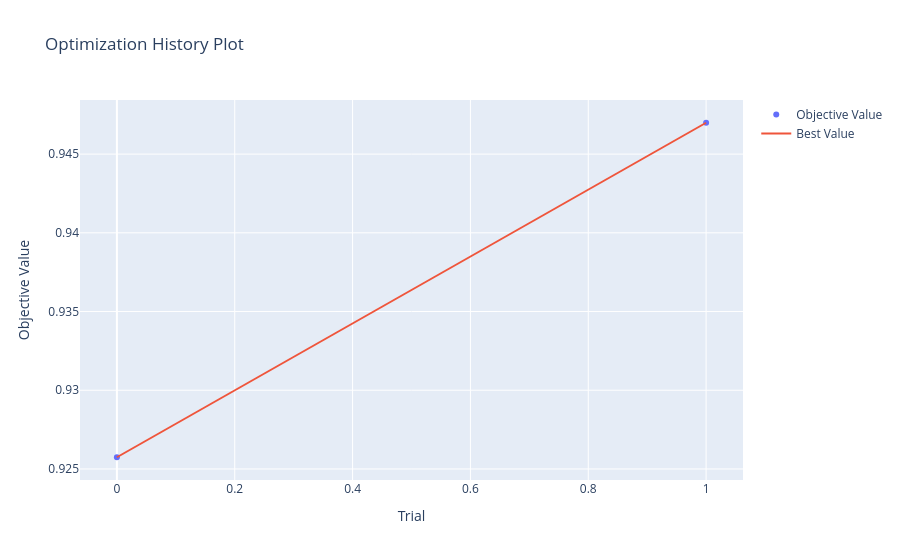
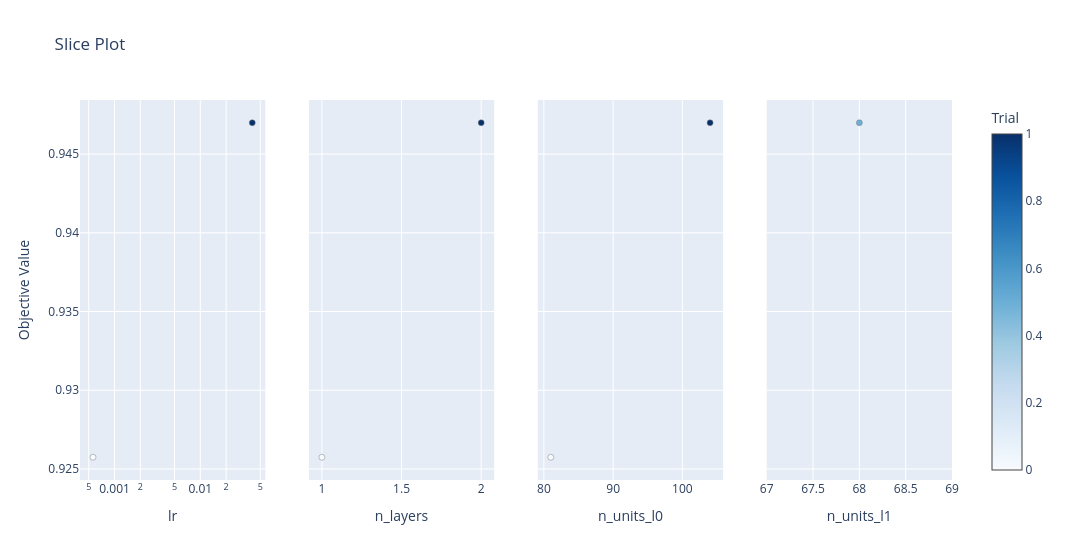

Notebook cell for these charts, in order:
### Code cell
#fazer pip install nbformat

# Gráfico com o histórico da otimização
fig1 = optuna.visualization.plot_optimization_history(study)
fig1.show()

# Gráfico detalhando o impacto de cada hiperparâmetro
fig2 = optuna.visualization.plot_slice(study)
fig2.show()

### Figure 1 — Plotly figure (JSON) as saved in the notebook; plotly's stock layout.template omitted (floating-point values rounded to 4 significant figures)
{"data": [{"mode": "markers", "name": "Objective Value", "type": "scatter", "x": [0, 1], "y": [0.9257, 0.947]}, {"mode": "lines", "name": "Best Value", "type": "scatter", "x": [0, 1], "y": [0.9257, 0.947]}, {"marker": {"color": "#cccccc"}, "mode": "markers", "name": "Infeasible Trial", "showlegend": false, "type": "scatter", "x": [], "y": []}], "layout": {"title": {"text": "Optimization History Plot"}, "xaxis": {"title": {"text": "Trial"}}, "yaxis": {"title": {"text": "Objective Value"}}}}

### Figure 2 — Plotly figure (JSON) as saved in the notebook; plotly's stock layout.template omitted (floating-point values rounded to 4 significant figures)
{"data": [{"marker": {"color": [0, 1], "colorbar": {"title": {"text": "Trial"}, "x": 1, "xpad": 40}, "colorscale": [[0, "rgb(247,251,255)"], [0.125, "rgb(222,235,247)"], [0.25, "rgb(198,219,239)"], [0.375, "rgb(158,202,225)"], [0.5, "rgb(107,174,214)"], [0.625, "rgb(66,146,198)"], [0.75, "rgb(33,113,181)"], [0.875, "rgb(8,81,156)"], [1, "rgb(8,48,107)"]], "line": {"color": "Grey", "width": 0.5}, "showscale": true}, "mode": "markers", "name": "Feasible Trial", "showlegend": false, "type": "scatter", "x": [0.0005612, 0.04039], "xaxis": "x", "y": [0.9257, 0.947], "yaxis": "y"}, {"marker": {"color": [0, 1], "colorbar": {"title": {"text": "Trial"}, "x": 1, "xpad": 40}, "colorscale": [[0, "rgb(247,251,255)"], [0.125, "rgb(222,235,247)"], [0.25, "rgb(198,219,239)"], [0.375, "rgb(158,202,225)"], [0.5, "rgb(107,174,214)"], [0.625, "rgb(66,146,198)"], [0.75, "rgb(33,113,181)"], [0.875, "rgb(8,81,156)"], [1, "rgb(8,48,107)"]], "line": {"color": "Grey", "width": 0.5}, "showscale": false}, "mode": "markers", "name": "Feasible Trial", "showlegend": false, "type": "scatter", "x": [1, 2], "xaxis": "x2", "y": [0.9257, 0.947], "yaxis": "y2"}, {"marker": {"color": [0, 1], "colorbar": {"title": {"text": "Trial"}, "x": 1, "xpad": 40}, "colorscale": [[0, "rgb(247,251,255)"], [0.125, "rgb(222,235,247)"], [0.25, "rgb(198,219,239)"], [0.375, "rgb(158,202,225)"], [0.5, "rgb(107,174,214)"], [0.625, "rgb(66,146,198)"], [0.75, "rgb(33,113,181)"], [0.875, "rgb(8,81,156)"], [1, "rgb(8,48,107)"]], "line": {"color": "Grey", "width": 0.5}, "showscale": false}, "mode": "markers", "name": "Feasible Trial", "showlegend": false, "type": "scatter", "x": [81, 104], "xaxis": "x3", "y": [0.9257, 0.947], "yaxis": "y3"}, {"marker": {"color": [1], "colorbar": {"title": {"text": "Trial"}, "x": 1, "xpad": 40}, "colorscale": [[0, "rgb(247,251,255)"], [0.125, "rgb(222,235,247)"], [0.25, "rgb(198,219,239)"], [0.375, "rgb(158,202,225)"], [0.5, "rgb(107,174,214)"], [0.625, "rgb(66,146,198)"], [0.75, "rgb(33,113,181)"], [0.875, "rgb(8,81,156)"], [1, "rgb(8,48,107)"]], "line": {"color": "Grey", "width": 0.5}, "showscale": false}, "mode": "markers", "name": "Feasible Trial", "showlegend": false, "type": "scatter", "x": [68], "xaxis": "x4", "y": [0.947], "yaxis": "y4"}], "layout": {"title": {"text": "Slice Plot"}, "width": 1200, "xaxis": {"anchor": "y", "domain": [0, 0.2125], "title": {"text": "lr"}, "type": "log"}, "xaxis2": {"anchor": "y2", "domain": [0.2625, 0.475], "title": {"text": "n_layers"}}, "xaxis3": {"anchor": "y3", "domain": [0.525, 0.7375], "title": {"text": "n_units_l0"}}, "xaxis4": {"anchor": "y4", "domain": [0.7875, 1], "title": {"text": "n_units_l1"}}, "yaxis": {"anchor": "x", "domain": [0, 1], "title": {"text": "Objective Value"}}, "yaxis2": {"anchor": "x2", "domain": [0, 1], "matches": "y", "showticklabels": false}, "yaxis3": {"anchor": "x3", "domain": [0, 1], "matches": "y", "showticklabels": false}, "yaxis4": {"anchor": "x4", "domain": [0, 1], "matches": "y", "showticklabels": false}}}
